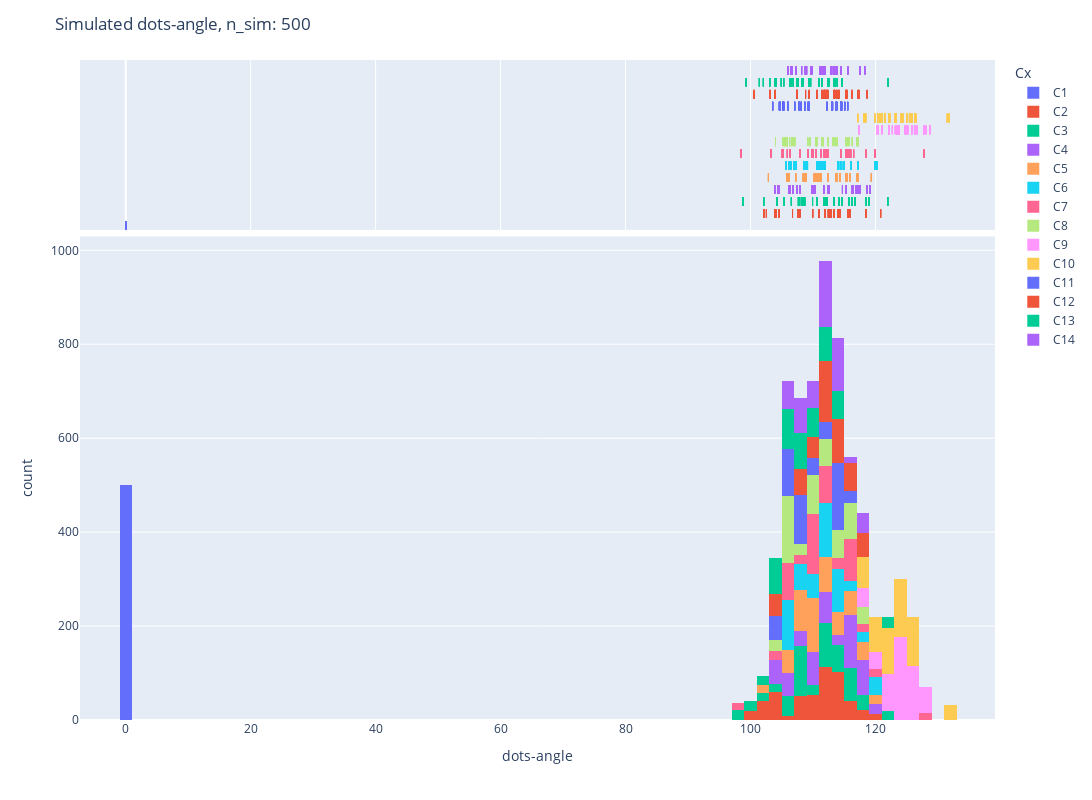
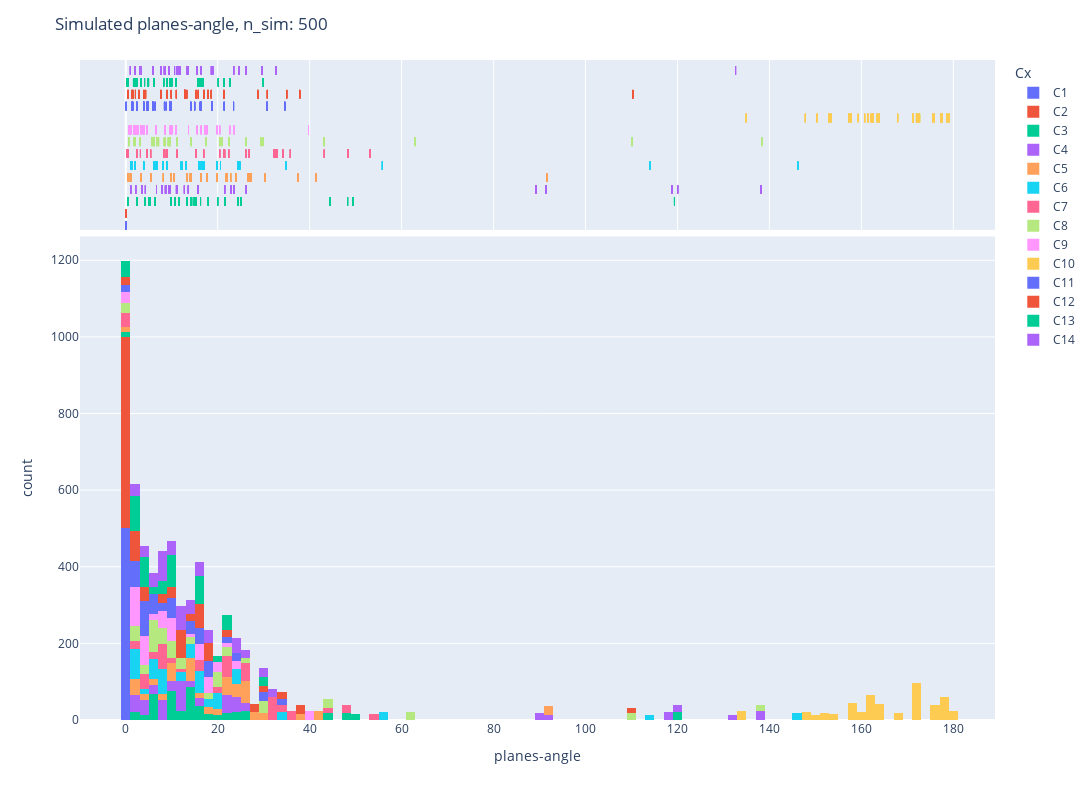
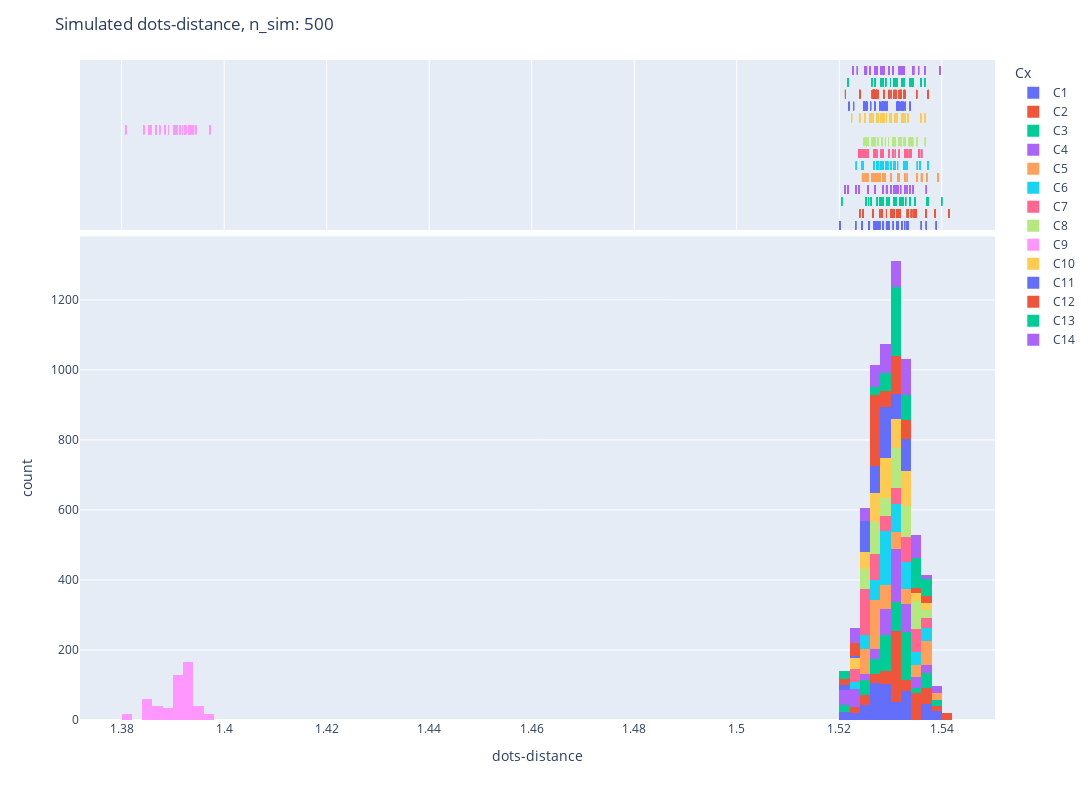

The notebook cell saved with these charts, in order:
### Code cell
protein_sim(protine_sim_df,xlabel="dots-angle")
protein_sim(protine_sim_df,xlabel="planes-angle")
protein_sim(protine_sim_df,xlabel="dots-distance")
